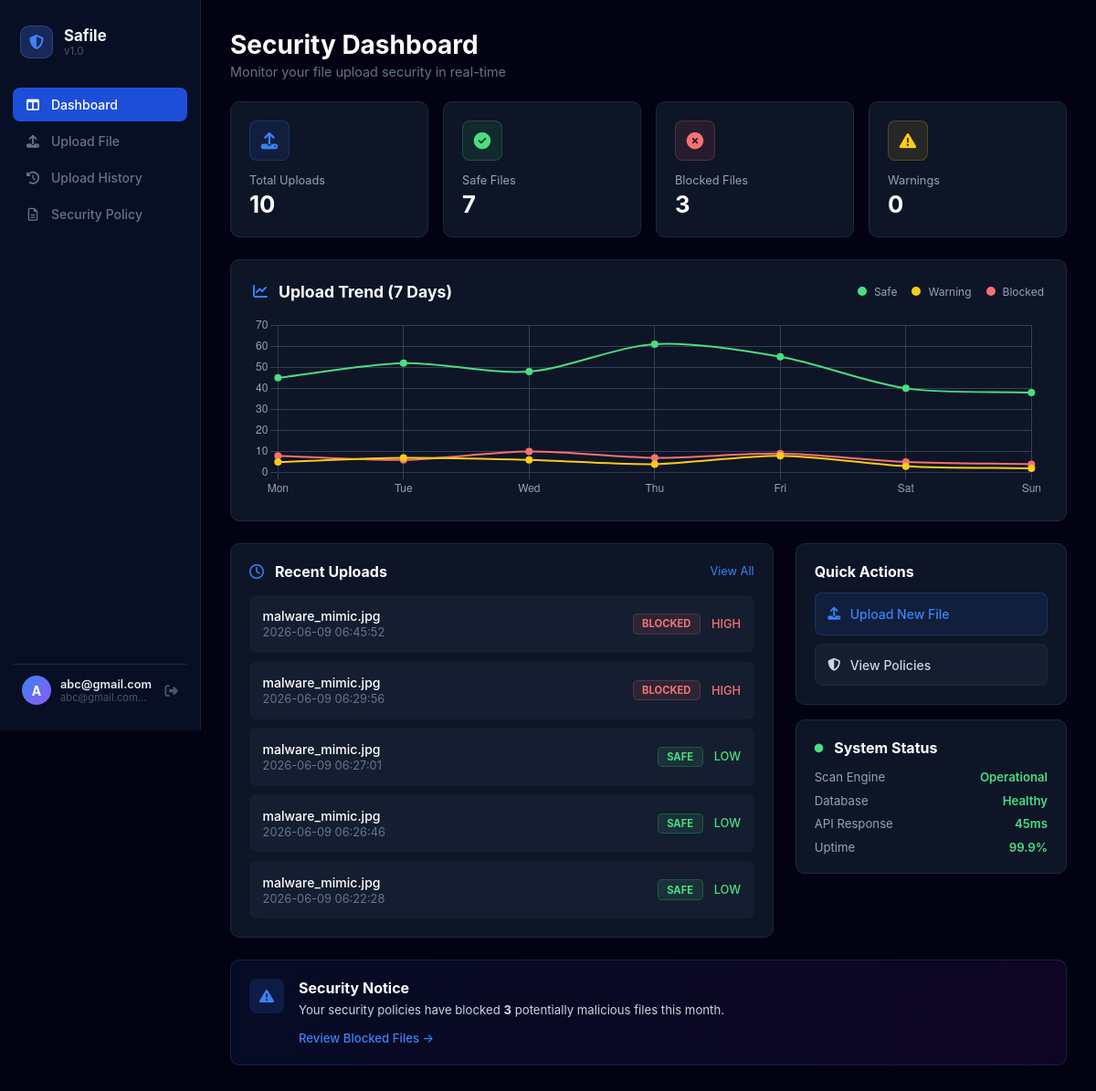
The page /dashboard (signed in) on the database as committed earlier.
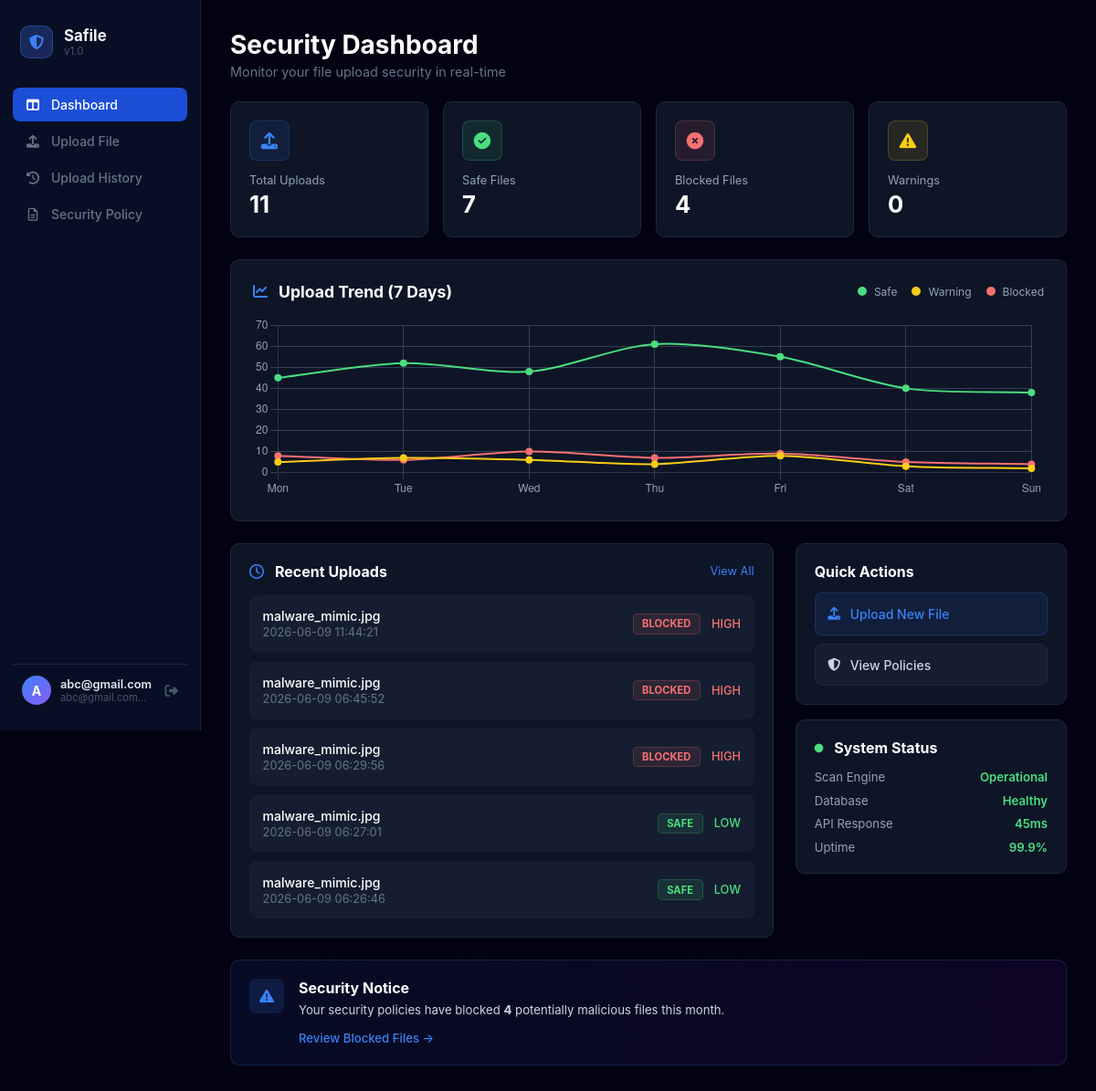
The same page on the database as committed later.
### tables this page shows
CREATE TABLE history (
            id INTEGER PRIMARY KEY AUTOINCREMENT,
            user_id INTEGER NOT NULL,
            filename TEXT NOT NULL,
            status TEXT NOT NULL,
            risk TEXT NOT NULL,
            reason TEXT NOT NULL,
            timestamp DATETIME DEFAULT CURRENT_TIMESTAMP,
            FOREIGN KEY(user_id) REFERENCES users(id)
        );

### app.py (the view)
@app.route('/dashboard')
def dashboard():
    if 'username' not in session:
        return redirect(url_for('login'))
    username = session.get('username', 'Admin')
    current_user_id = session.get('user_id') # 이 부분이 빠져 있었습니다!
    email = f"{username.lower()}@safile.local"
    try:
        conn = sqlite3.connect('safile.db')
        cursor = conn.cursor()
        cursor.execute('SELECT COUNT(*) FROM history WHERE user_id = ?', (current_user_id,))
        total_uploads = cursor.fetchone()[0]
        cursor.execute("SELECT COUNT(*) FROM history WHERE status = 'SAFE' AND user_id = ?", (current_user_id,))
        safe_files = cursor.fetchone()[0]
        cursor.execute("SELECT COUNT(*) FROM history WHERE status = 'BLOCKED' AND user_id = ?", (current_user_id,))
        blocked_files = cursor.fetchone()[0]
        cursor.execute("SELECT COUNT(*) FROM history WHERE status = 'WARNING' AND user_id = ?", (current_user_id,))
        warning_files = cursor.fetchone()[0]
        cursor.execute('SELECT filename, status, risk, timestamp FROM history WHERE user_id = ? ORDER BY timestamp DESC LIMIT 5', (current_user_id,))
        rows = cursor.fetchall()
        conn.close()
        recent_uploads = []
        for r in rows:
            recent_uploads.append({
                "filename": r[0],
                "result": r[1],  # SAFE, WARNING, BLOCKED 문자열 필터링 매칭
                "risk": r[2],    # LOW, MEDIUM, HIGH 위험도 텍스트 매칭
                "time": r[3]     # 타임스탬프 기록 매칭
            })
    except sqlite3.Error:
        total_uploads, safe_files, blocked_files, warning_files = 0, 0, 0, 0
        recent_uploads = []
    return render_template(
        'dashboard.html',
        username=username,
        email=email,
        total_uploads=total_uploads,
        safe_files=safe_files,
        blocked_files=blocked_files,
        warning_files=warning_files,
        recent_uploads=recent_uploads
    )

### app.py (called while the page is built)
@app.context_processor
def inject_user_stats():
    if 'user_id' in session:
        user_id = session.get('user_id')
        conn = sqlite3.connect('safile.db')
        cursor = conn.cursor()
        cursor.execute("SELECT COUNT(*) FROM history WHERE status = 'BLOCKED' AND user_id = ?", (user_id,))
        count = cursor.fetchone()[0]
        conn.close()
        return dict(blocked_count=count)
    return dict(blocked_count=0)

@app.context_processor
def inject_all_stats():
    if 'user_id' in session:
        user_id = session.get('user_id')
        conn = sqlite3.connect('safile.db')
        cursor = conn.cursor()
        cursor.execute("SELECT status, COUNT(*) FROM history WHERE user_id = ? GROUP BY status", (user_id,))
        rows = cursor.fetchall()
        stats = {status: count for status, count in rows}
        conn.close()
        return dict(
            blocked_count=stats.get('BLOCKED', 0),
            warning_count=stats.get('WARNING', 0),
            safe_count=stats.get('SAFE', 0)
        )
    return dict(blocked_count=0, warning_count=0, safe_count=0)

### templates/dashboard.html (shortened to what the changed rows need)
{% extends 'base.html' %}
{% block content %}
<div class="dashboard-header">
    <h1>Security Dashboard</h1>
</div>
<div class="stats-grid">
    <div class="stat-card">
        <div class="stat-card-top">
            <div class="icon-wrapper blue-bg"><i class="fa-solid fa-upload text-blue"></i></div>
        </div>
        <div class="stat-title">Total Uploads</div>
        <div class="stat-value">{{ total_uploads }}</div>
    </div>
    <div class="stat-card">
        <div class="stat-card-top">
            <div class="icon-wrapper red-bg"><i class="fa-solid fa-circle-xmark text-red"></i></div>
        </div>
        <div class="stat-title">Blocked Files</div>
        <div class="stat-value">{{ blocked_files }}</div>
    </div>
</div>
<div class="chart-container-box">
    <div class="chart-header-flex">
        <div class="chart-title-left">
            <h2>Upload Trend (7 Days)</h2>
        </div>
    </div>
</div>
<div class="bottom-split-grid">
    <div class="recent-uploads-box">
        <div class="recent-box-header">
            <div class="recent-title-left">
                <h2>Recent Uploads</h2>
            </div>
        </div>
        <div class="uploads-stack-list">
            {% for upload in recent_uploads %}
            <a href="{{ url_for('history') }}" class="upload-item-row">
                <div class="item-info-left">
                    <div class="file-name-text">{{ upload.filename }}</div>
                    <div class="time-stamp-text">{{ upload.time }}</div>
                </div>
                <div class="item-tags-right">
                    {% if upload.result == 'SAFE' %}
                        <span class="status-badge safe-badge">SAFE</span>
                        <span class="risk-text text-green">{{ upload.risk }}</span>
                    {% elif upload.result == 'WARNING' %}
                        <span class="status-badge warning-badge">WARNING</span>
                        <span class="risk-text text-yellow">{{ upload.risk }}</span>
                    {% else %}
                        <span class="status-badge blocked-badge">BLOCKED</span>
                        <span class="risk-text text-red">{{ upload.risk }}</span>
                    {% endif %}
                </div>
            </a>
            {% else %}
            <div class="empty-state">
                <i class="fa-solid fa-inbox" style="font-size:2rem;color:#334155;margin-bottom:0.5rem;"></i>
                <p style="color:#64748b;margin:0;">No uploads yet. <a href="{{ url_for('upload') }}" style="color:#3b82f6;">Upload your first file</a></p>
            </div>
            {% endfor %}
        </div>
    </div>
    <div class="side-stack-layout">
        <div class="quick-actions-card">
            <h2>Quick Actions</h2>
        </div>
        <div class="system-status-card">
            <div class="status-card-header">
                <h2>System Status</h2>
            </div>
        </div>
    </div>
</div>
<div class="security-notice-banner">
    <div class="banner-flex-layout">
        <div class="banner-content-text">
            <p>Your security policies have blocked <strong>{{ blocked_files }}</strong> potentially malicious files this month.</p>
        </div>
    </div>
</div>
{% endblock %}
{% block scripts %}
<script>
const ctx = document.getElementById('uploadTrendChart').getContext('2d');
new Chart(ctx, {
    type: 'line',
    data: {
        labels: ["Mon","Tue","Wed","Thu","Fri","Sat","Sun"],
        datasets: [
            { label:'Safe', data:[45,52,48,61,55,40,38], borderColor:'#4ade80', borderWidth:2, tension:0.3, pointBackgroundColor:'#4ade80', fill:false },
            { label:'Warning', data:[5,7,6,4,8,3,2], borderColor:'#facc15', borderWidth:2, tension:0.3, pointBackgroundColor:'#facc15', fill:false },
            { label:'Blocked', data:[8,6,10,7,9,5,4], borderColor:'#f87171', borderWidth:2, tension:0.3, pointBackgroundColor:'#f87171', fill:false }
        ]
    },
    options: {
        responsive:true, maintainAspectRatio:false,
        plugins:{ legend:{ display:false } },
        scales:{
            x:{ grid:{color:'#334155'}, ticks:{color:'#94a3b8'} },
            y:{ grid:{color:'#334155'}, ticks:{color:'#94a3b8'} }
        }
    }
});
</script>
{% endblock %}

Rows that differ between the two databases and show on the page:
no longer on this page (row unchanged): history: filename "malware_mimic.jpg", time "2026-06-09 06:22:28", risk "LOW"
added history: filename "malware_mimic.jpg", time "2026-06-09 11:44:21", risk "HIGH"
Other text that changed with them:
{{ total_uploads }}: "10" → "11"
{{ blocked_files }}: "3" → "4"
